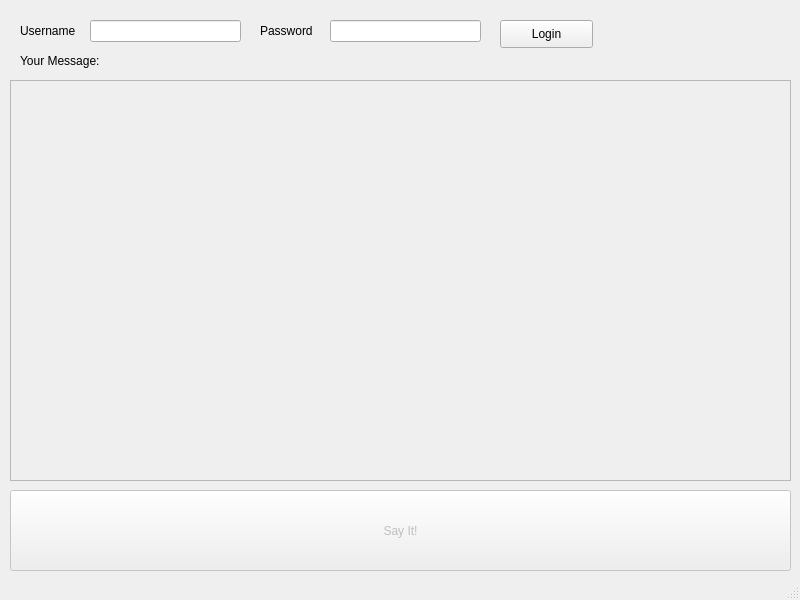
<?xml version="1.0" encoding="UTF-8"?>
<ui version="4.0">
 <class>MainWindow</class>
 <widget class="QMainWindow" name="MainWindow">
  <property name="geometry">
   <rect>
    <x>0</x>
    <y>0</y>
    <width>800</width>
    <height>600</height>
   </rect>
  </property>
  <property name="windowTitle">
   <string>MainWindow</string>
  </property>
  <widget class="QWidget" name="centralwidget">
   <widget class="QLabel" name="label">
    <property name="geometry">
     <rect>
      <x>20</x>
      <y>20</y>
      <width>111</width>
      <height>21</height>
     </rect>
    </property>
    <property name="text">
     <string>Username</string>
    </property>
   </widget>
   <widget class="QLineEdit" name="lineEdit">
    <property name="geometry">
     <rect>
      <x>90</x>
      <y>20</y>
      <width>151</width>
      <height>22</height>
     </rect>
    </property>
   </widget>
   <widget class="QLabel" name="label_2">
    <property name="geometry">
     <rect>
      <x>260</x>
      <y>20</y>
      <width>111</width>
      <height>21</height>
     </rect>
    </property>
    <property name="text">
     <string>Password</string>
    </property>
   </widget>
   <widget class="QLineEdit" name="lineEdit_2">
    <property name="geometry">
     <rect>
      <x>330</x>
      <y>20</y>
      <width>151</width>
      <height>22</height>
     </rect>
    </property>
   </widget>
   <widget class="QPushButton" name="pushButton">
    <property name="geometry">
     <rect>
      <x>500</x>
      <y>20</y>
      <width>93</width>
      <height>28</height>
     </rect>
    </property>
    <property name="text">
     <string>Login</string>
    </property>
   </widget>
   <widget class="QLabel" name="label_3">
    <property name="geometry">
     <rect>
      <x>20</x>
      <y>50</y>
      <width>111</width>
      <height>21</height>
     </rect>
    </property>
    <property name="text">
     <string>Your Message:</string>
    </property>
   </widget>
   <widget class="QTextEdit" name="textEdit">
    <property name="enabled">
     <bool>false</bool>
    </property>
    <property name="geometry">
     <rect>
      <x>10</x>
      <y>80</y>
      <width>781</width>
      <height>401</height>
     </rect>
    </property>
   </widget>
   <widget class="QPushButton" name="pushButton_2">
    <property name="enabled">
     <bool>false</bool>
    </property>
    <property name="geometry">
     <rect>
      <x>10</x>
      <y>490</y>
      <width>781</width>
      <height>81</height>
     </rect>
    </property>
    <property name="text">
     <string>Say It!</string>
    </property>
   </widget>
  </widget>
  <widget class="QStatusBar" name="statusbar"/>
 </widget>
 <resources/>
 <connections/>
</ui>
